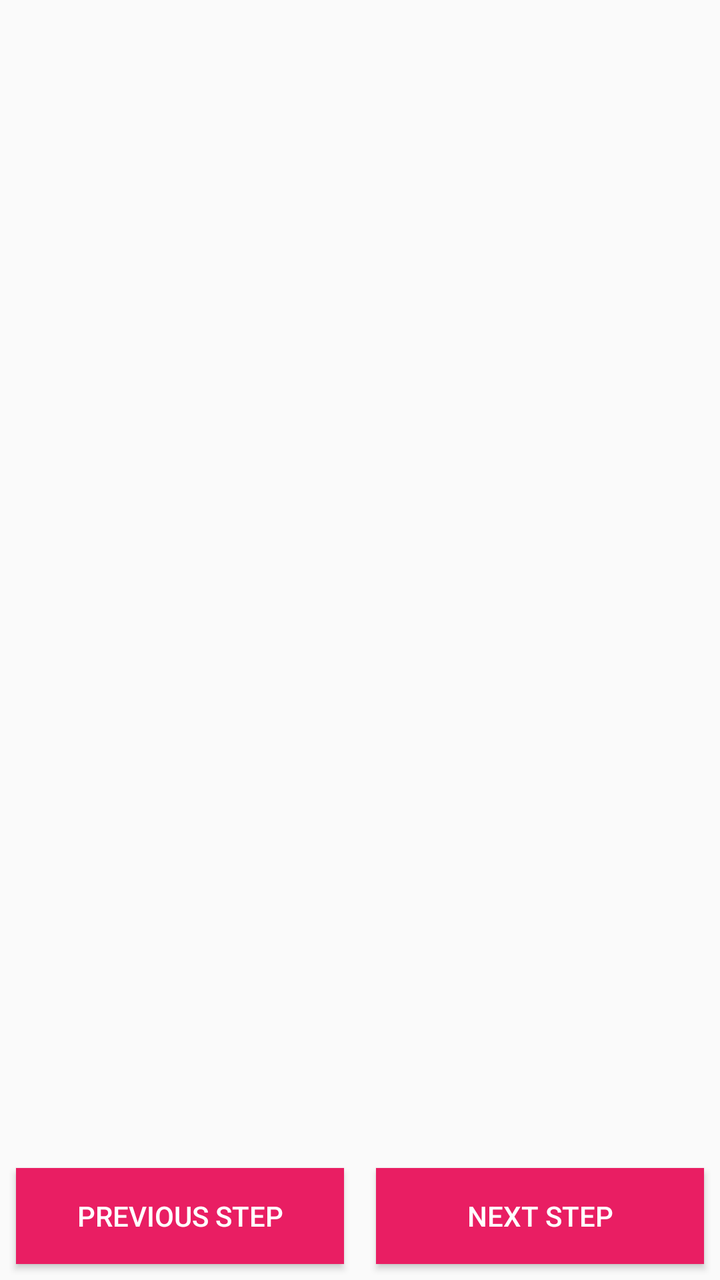
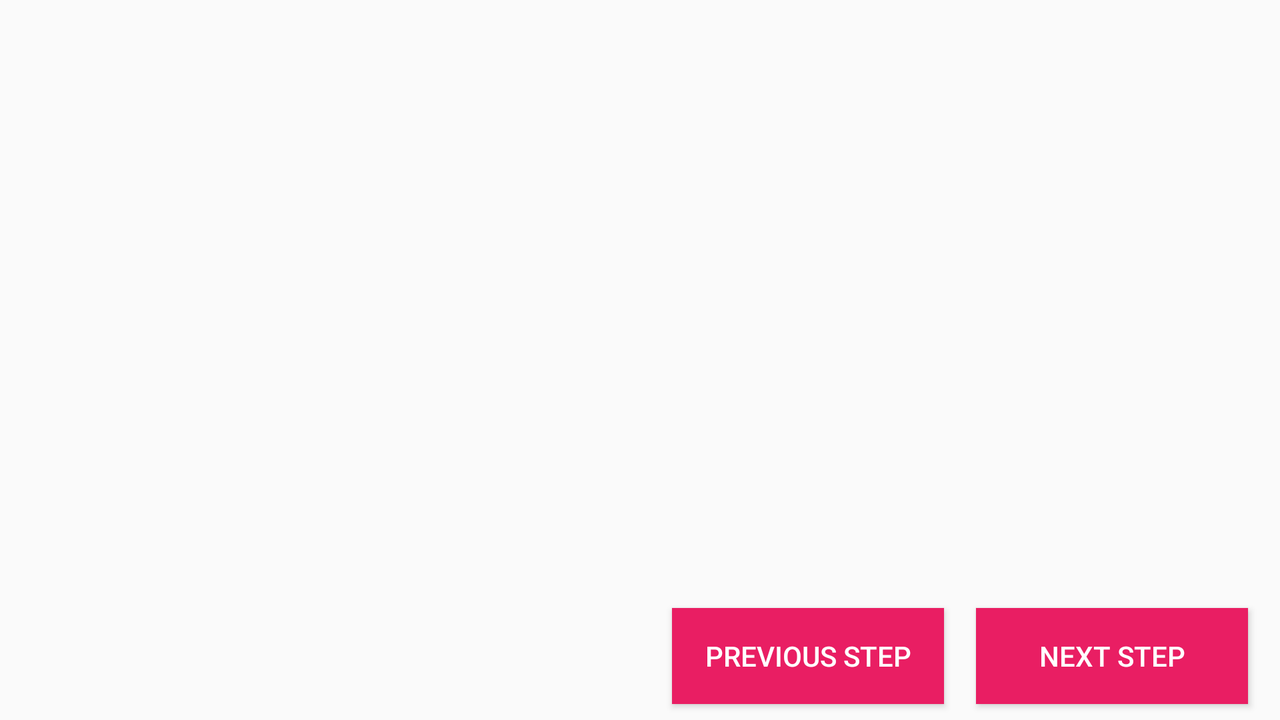

Two renders of one Android screen. The first uses the default layout on a phone; the second uses the alternative layout the repository ships for a different screen configuration, on a matching device. The two XML files are below.
<!-- AndroidManifest.xml: application theme AppTheme -->
<!-- res/layout/activity_step_details.xml -->
<?xml version="1.0" encoding="utf-8"?>
<android.support.constraint.ConstraintLayout
    xmlns:android="http://schemas.android.com/apk/res/android"
    xmlns:app="http://schemas.android.com/apk/res-auto"
    xmlns:tools="http://schemas.android.com/tools"
    android:layout_width="match_parent"
    android:layout_height="match_parent"
    tools:context=".activity.StepDetailsActivity">

    <FrameLayout
        android:id="@+id/fl_exoplayer_container"
        android:layout_width="0dp"
        android:layout_height="0dp"
        android:layout_marginBottom="@dimen/margin_small"
        android:layout_marginEnd="@dimen/margin_small"
        android:layout_marginStart="@dimen/margin_small"
        android:layout_marginTop="@dimen/margin_small"
        app:layout_constraintBottom_toTopOf="@+id/btn_previous_step"
        app:layout_constraintEnd_toEndOf="parent"
        app:layout_constraintStart_toStartOf="parent"
        app:layout_constraintTop_toTopOf="parent" />

    <Button
        android:id="@+id/btn_next_step"
        android:layout_width="0dp"
        android:layout_height="wrap_content"
        android:layout_marginBottom="@dimen/margin_small"
        android:layout_marginEnd="@dimen/margin_small"
        android:layout_marginStart="@dimen/margin_small"
        android:background="@color/colorPrimary"
        android:text="@string/next_step"
        android:textColor="@color/btn_text_color"
        app:layout_constraintBottom_toBottomOf="parent"
        app:layout_constraintEnd_toEndOf="parent"
        app:layout_constraintHorizontal_bias="0.5"
        app:layout_constraintStart_toEndOf="@+id/btn_previous_step" />

    <Button
        android:id="@+id/btn_previous_step"
        android:layout_width="0dp"
        android:layout_height="wrap_content"
        android:layout_marginBottom="@dimen/margin_small"
        android:layout_marginEnd="@dimen/margin_small"
        android:layout_marginStart="@dimen/margin_small"
        android:background="@color/colorPrimary"
        android:text="@string/previous_step"
        android:textColor="@color/btn_text_color"
        app:layout_constraintBottom_toBottomOf="parent"
        app:layout_constraintEnd_toStartOf="@+id/btn_next_step"
        app:layout_constraintHorizontal_bias="0.5"
        app:layout_constraintStart_toStartOf="parent" />

</android.support.constraint.ConstraintLayout>
<!-- resources referenced by this layout -->
<resources>
  <color name="btn_text_color">#FFFFFF</color>
  <color name="colorPrimary">#E91E63</color>
  <dimen name="margin_small">8dp</dimen>
  <string name="next_step">Next Step</string>
  <string name="previous_step">Previous Step</string>
  <style name="AppTheme" parent="Theme.AppCompat.Light.DarkActionBar">
          
          <item name="colorPrimary">@color/colorPrimary</item>
          <item name="colorPrimaryDark">@color/colorPrimaryDark</item>
          <item name="colorAccent">@color/colorSecondary</item>
          <item name="actionBarStyle">@style/MyActionBar</item>
      </style>
  <color name="colorPrimaryDark">#AD1457</color>
  <color name="colorSecondary">#FF4081</color>
  <style name="MyActionBar" parent="@style/Widget.AppCompat.Light.ActionBar.Solid">
          <item name="titleTextStyle">@style/MyTitleTextStyle</item>
      </style>
  <style name="MyTitleTextStyle" parent="@style/TextAppearance.AppCompat.Title">
          <item name="android:textSize">20sp</item> 
      </style>
</resources>
<!-- res/layout-land/activity_step_details.xml (the repository's variant of the layout above) -->
<!-- drawn on the phone turned sideways -->
<?xml version="1.0" encoding="utf-8"?>
<android.support.constraint.ConstraintLayout
    xmlns:android="http://schemas.android.com/apk/res/android"
    xmlns:app="http://schemas.android.com/apk/res-auto"
    xmlns:tools="http://schemas.android.com/tools"
    android:layout_width="match_parent"
    android:layout_height="match_parent"
    android:id="@+id/step_details_land_mode"
    tools:context=".activity.StepDetailsActivity">

    <android.support.v7.widget.RecyclerView
        android:id="@+id/rv_step"
        android:layout_width="0dp"
        android:layout_height="0dp"
        android:layout_marginStart="@dimen/margin_small"
        android:layout_marginTop="@dimen/margin_small"
        android:layout_marginEnd="8dp"
        android:layout_marginBottom="8dp"
        app:layout_constraintBottom_toTopOf="@+id/btn_previous_step"
        app:layout_constraintEnd_toStartOf="@+id/fl_exoplayer_container"
        app:layout_constraintStart_toStartOf="parent"
        app:layout_constraintTop_toTopOf="parent" />

    <FrameLayout
        android:id="@+id/fl_exoplayer_container"
        android:layout_width="0dp"
        android:layout_height="0dp"
        android:layout_marginStart="8dp"
        android:layout_marginTop="@dimen/margin_small"
        android:layout_marginEnd="@dimen/margin_small"
        android:layout_marginBottom="@dimen/margin_small"
        app:layout_constraintBottom_toTopOf="@+id/btn_previous_step"
        app:layout_constraintEnd_toEndOf="parent"
        app:layout_constraintStart_toEndOf="@+id/rv_step"
        app:layout_constraintTop_toTopOf="parent" />

    <Button
        android:id="@+id/btn_next_step"
        android:layout_width="0dp"
        android:layout_height="wrap_content"
        android:layout_marginStart="@dimen/margin_small"
        android:layout_marginEnd="16dp"
        android:layout_marginBottom="@dimen/margin_small"
        android:background="@color/colorPrimary"
        android:text="@string/next_step"
        android:textColor="@color/btn_text_color"
        app:layout_constraintBottom_toBottomOf="parent"
        app:layout_constraintEnd_toEndOf="parent"
        app:layout_constraintHorizontal_bias="0.5"
        app:layout_constraintStart_toEndOf="@+id/btn_previous_step" />

    <Button
        android:id="@+id/btn_previous_step"
        android:layout_width="0dp"
        android:layout_height="wrap_content"
        android:layout_marginStart="8dp"
        android:layout_marginEnd="@dimen/margin_small"
        android:layout_marginBottom="@dimen/margin_small"
        android:background="@color/colorPrimary"
        android:text="@string/previous_step"
        android:textColor="@color/btn_text_color"
        app:layout_constraintBottom_toBottomOf="parent"
        app:layout_constraintEnd_toStartOf="@+id/btn_next_step"
        app:layout_constraintHorizontal_bias="0.5"
        app:layout_constraintStart_toStartOf="@+id/fl_exoplayer_container" />

</android.support.constraint.ConstraintLayout>
